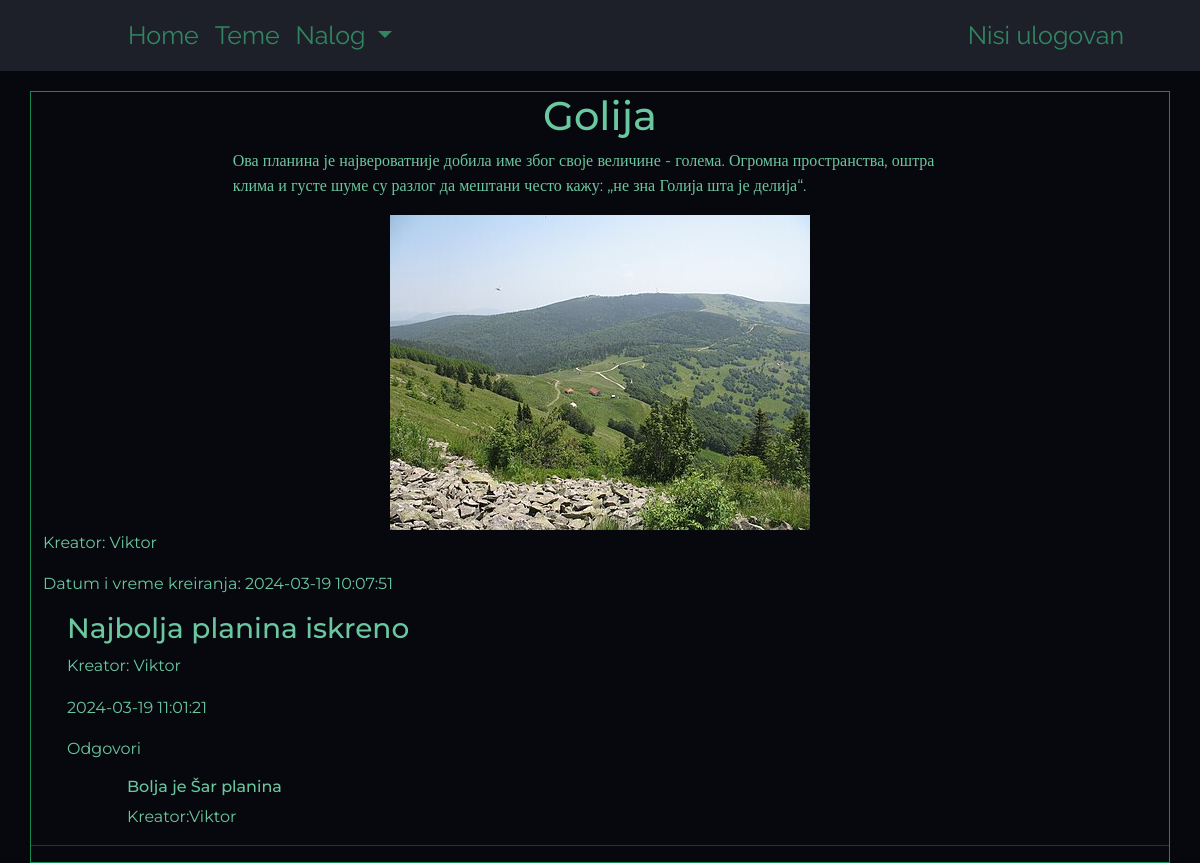
The page /pages/diskusija.php?id_diskusije=6 on the database its author committed.
### tables this page shows
CREATE TABLE `diskusije` (
  `id` int(11) NOT NULL,
  `naslov` varchar(255) DEFAULT NULL,
  `text` varchar(255) DEFAULT NULL,
  `putanjaSlike` varchar(255) NOT NULL,
  `id_teme` int(11) DEFAULT NULL,
  `korisnicko_ime` varchar(255) DEFAULT NULL,
  `kreirana` timestamp NOT NULL DEFAULT current_timestamp() ON UPDATE current_timestamp()
);

CREATE TABLE `komentari` (
  `id` int(11) NOT NULL,
  `tekst` text DEFAULT NULL,
  `roditeljski_komentar_id` int(11) DEFAULT NULL,
  `korisnicko_ime` varchar(255) DEFAULT NULL,
  `id_diskusije` int(11) DEFAULT NULL,
  `kreiran` timestamp NOT NULL DEFAULT current_timestamp() ON UPDATE current_timestamp()
);

### pages/diskusija.php (the view, shortened to what this page needs)
<?php
    if(isset($_GET["id_diskusije"])){
        $idDiskusije = $_GET["id_diskusije"];
    }
    else
    $idDiskusije = $_SESSION["id_diskusije"];
?>
<!DOCTYPE html>
<html lang="en">
    <head>
        <link href="https://cdn.jsdelivr.net/npm/bootstrap@5.0.2/dist/css/bootstrap.min.css" rel="stylesheet">
	    <link rel="stylesheet" href="../css/style.css" type="text/css">
    </head>
    <body>
        <?php
            require_once "../components/navbar.php";
            require_once "../components/diskusija_prikaz.php";
            require_once "../database/konekcija.php";
            $sql = "SELECT * FROM komentari WHERE id_diskusije = $idDiskusije AND roditeljski_komentar_id IS NULL";
            $results = $conn->query($sql);
            if ($results->num_rows > 0)
            while($row = $results->fetch_assoc()) {
                $id = $row["id"];
                echo "
                <div class='ms-5'>
                    <h3>
                        ".$row["tekst"]."
                    </h3>
                    <p>
                        Kreator: ".$row["korisnicko_ime"]."
                    </p>
                    <p>
                    ".$row["kreiran"]."
                    </p>
                    <p onclick = 'odgovori(event)'>
                        Odgovori
                    </p>
                    <form class='formaOdgovori' action = '../utils/dodaj_odgovor.php' method = 'POST' >
                        <textarea name = 'tekst'></textarea><br>
                        <input type = 'hidden' value = '$id' name ='id_roditeljskog_komentara'></input>
                        <input type = 'submit' value = 'Odgovori' ></input>
                    </form>
                    ";
                    $sql2 = "SELECT * FROM komentari WHERE id_diskusije = $idDiskusije AND roditeljski_komentar_id = $id";
                    $results2 = $conn->query($sql2);
                    if ($results2->num_rows > 0)
                    while($row = $results2->fetch_assoc()) {
                        echo "
                        <div class='odgovor'>
                            <h6>
                            ".$row["tekst"]."
                            </h6>
                            <p>
                                Kreator:".$row["korisnicko_ime"]."
                            </p>
                        </div>";
                    }
            echo "</div>
                <hr>
                ";
            }
            ?>
            </div>
    </div>
            </main>
    </body>
</html>

### components/diskusija_prikaz.php
<main>
    <div class="container">
        <div class="row align-items-center justify-content-center border border-success">
            <?php
                require_once "../database/konekcija.php";
                $sql = "SELECT * FROM diskusije WHERE id = $idDiskusije";
                $results = $conn->query($sql);
                if ($results->num_rows == 1){
                    $row = $results->fetch_assoc();
                    echo "
                    <div class='col-8'>
                        <h1 class='text-center'>
                        ".$row["naslov"]."
                        </h1>
                        <p>
                        ".$row["text"]."
                        </p>
                    </div>
                    <div class='col-12 text-center'>
                        <img class='slikaDiskusija-d' src ='..".$row["putanjaSlike"]."'>
                    </div>
                        <p>
                            Kreator: ".$row["korisnicko_ime"]."
                        </p>
                        <p>
                        Datum i vreme kreiranja: ".$row["kreirana"]."
                        </p>
                    ";
                }
                else{
                    echo "Nema diskusija";
                }
        ?>

### css/style.css (style rules this page uses)
body { position: absolute; top: 0; left: 0; padding: 0; width: 100%; height: inherit; min-height: 100%; background-color: #07080D; color: #6BC79F; font-family: 'Montserrat'; line-height: 1.5715; }
main { max-width: 1440px; padding-top: 20px; margin: 0 auto !important; }
p { color: #6BC79F; }
.odgovor { margin-left: 60px; }
.slikaDiskusija-d { max-width: 700px; max-height: 700px; }

### rows shown on the page
diskusije: naslov "Golija", text "Ова планина је највероватније добила име због своје величине - голема. Огромна пространства, оштра клима и густе шуме су разлог да мештани често кажу: „не зна Голија шта је делија“.", putanjaSlike (picture), korisnicko_ime "Viktor", kreirana "2024-03-19 10:07:51"
komentari: tekst "Najbolja planina iskreno", korisnicko_ime "Viktor", kreiran "2024-03-19 11:01:21"
komentari: tekst "Bolja je Šar planina", korisnicko_ime "Viktor"
